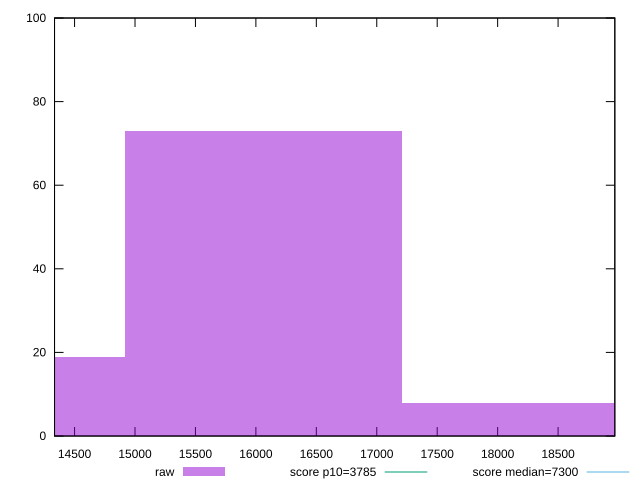

Write the gnuplot code that produced this figure.
reset

$raw <<EOF
16063.380636730431 73
13768.61197434037 19
18358.149299120494 8
EOF

set key outside below
set boxwidth 2294.7686623900618
set xrange [14334.244999999999:18969.420000000002]
set yrange [0:100]
set trange [0:100]
set style fill transparent solid 0.5 noborder

set parametric
set terminal svg size 640, 490 enhanced background rgb 'white'
set output "report_00015_2021-02-09T16-11-33.973Z/interactive/samples/pages+cached/raw/histogram.svg"

plot $raw title "raw" with boxes, \
     3785,t title "score p10=3785", \
     7300,t title "score median=7300"

reset
